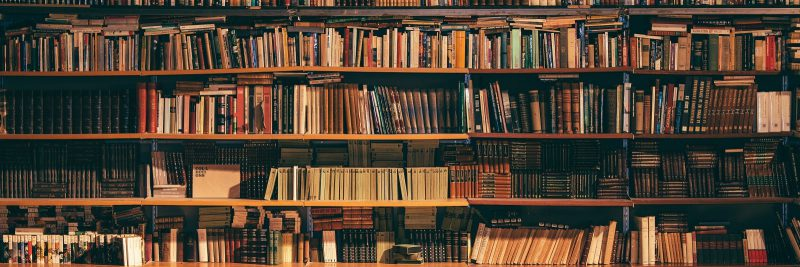
#> input picture Ex3 - GreyImage/Books.png, 800 x 267 px, found by its file name
$ python greyImage.py
#> lines starting #> are read from the running program, lines starting #| are printed output that depends on the picture; after the words box and inside, x2 and y2 are one past the last pixel; in counts of white or black regions, pixels touching at a corner belong together
from email.mime import image
import cv2
import imutils
camera_id = "F:\OpenCV\OpenCV-Python\Ex3 - GreyImage\Books.png"
# [11 lines of commented-out code are left out]
image = cv2.imread(camera_id)
#> image is the input picture: shape (267, 800, 3); mean B, G, R 52.9, 68.4, 84.2
cv2.imshow('Ảnh gốc', image)
cv2.waitKey()
grey_image = cv2.cvtColor(image,cv2.COLOR_BGR2GRAY)
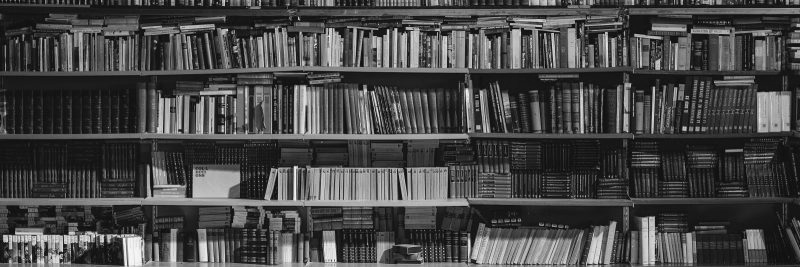
#> grey_image: shape (267, 800); min 1, max 251, mean 71.3
cv2.imshow('Ảnh đen trắng', grey_image)
cv2.waitKey()
# grey_image = cv2.cvtColor(grey_image,cv2.COLOR_BGR2GRAY)

# Threshold
ret, threshold = cv2.threshold(grey_image,127,255,cv2.THRESH_BINARY)
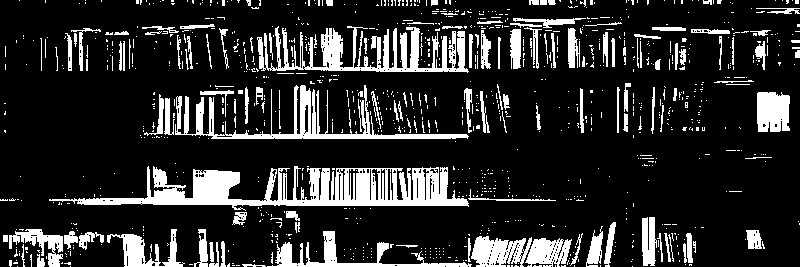
#> threshold: shape (267, 800); 17.2% white; 1076 white regions (942 under 20 px), largest, box (x1, y1, x2, y2) and area: (49, 166, 469, 211) 8098, (257, 26, 469, 73) 4142, (175, 85, 469, 139) 3202
cv2.imshow('Ảnh threshold', threshold)
cv2.waitKey()

#> (the run stopped early here; a loop or call above may not have finished)
